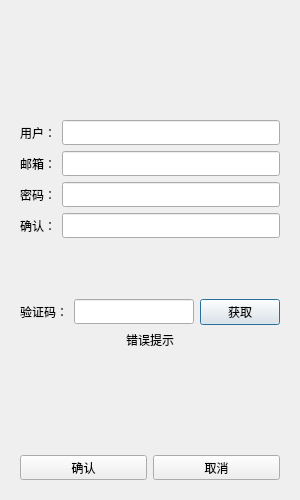
<?xml version="1.0" encoding="UTF-8"?>
<ui version="4.0">
 <class>RegisterDialog</class>
 <widget class="QDialog" name="RegisterDialog">
  <property name="geometry">
   <rect>
    <x>0</x>
    <y>0</y>
    <width>300</width>
    <height>500</height>
   </rect>
  </property>
  <property name="minimumSize">
   <size>
    <width>300</width>
    <height>500</height>
   </size>
  </property>
  <property name="maximumSize">
   <size>
    <width>300</width>
    <height>500</height>
   </size>
  </property>
  <property name="windowTitle">
   <string>Dialog</string>
  </property>
  <layout class="QVBoxLayout" name="verticalLayout">
   <item>
    <layout class="QVBoxLayout" name="verticalLayout_2">
     <item>
      <widget class="QStackedWidget" name="stackedWidget">
       <property name="currentIndex">
        <number>0</number>
       </property>
       <widget class="QWidget" name="page_2">
        <layout class="QVBoxLayout" name="verticalLayout_4">
         <item>
          <spacer name="verticalSpacer_4">
           <property name="orientation">
            <enum>Qt::Vertical</enum>
           </property>
           <property name="sizeHint" stdset="0">
            <size>
             <width>18</width>
             <height>133</height>
            </size>
           </property>
          </spacer>
         </item>
         <item>
          <layout class="QHBoxLayout" name="horizontalLayout_11">
           <item>
            <widget class="QLabel" name="user_label">
             <property name="sizePolicy">
              <sizepolicy hsizetype="Preferred" vsizetype="Fixed">
               <horstretch>0</horstretch>
               <verstretch>0</verstretch>
              </sizepolicy>
             </property>
             <property name="minimumSize">
              <size>
               <width>0</width>
               <height>25</height>
              </size>
             </property>
             <property name="maximumSize">
              <size>
               <width>16777215</width>
               <height>25</height>
              </size>
             </property>
             <property name="text">
              <string>用户：</string>
             </property>
            </widget>
           </item>
           <item>
            <widget class="QLineEdit" name="user_edit">
             <property name="minimumSize">
              <size>
               <width>0</width>
               <height>25</height>
              </size>
             </property>
             <property name="maximumSize">
              <size>
               <width>16777215</width>
               <height>25</height>
              </size>
             </property>
            </widget>
           </item>
          </layout>
         </item>
         <item>
          <layout class="QHBoxLayout" name="horizontalLayout_7">
           <item>
            <widget class="QLabel" name="email_label">
             <property name="sizePolicy">
              <sizepolicy hsizetype="Preferred" vsizetype="Fixed">
               <horstretch>0</horstretch>
               <verstretch>0</verstretch>
              </sizepolicy>
             </property>
             <property name="minimumSize">
              <size>
               <width>0</width>
               <height>25</height>
              </size>
             </property>
             <property name="maximumSize">
              <size>
               <width>16777215</width>
               <height>25</height>
              </size>
             </property>
             <property name="text">
              <string>邮箱：</string>
             </property>
            </widget>
           </item>
           <item>
            <widget class="QLineEdit" name="email_edit">
             <property name="minimumSize">
              <size>
               <width>0</width>
               <height>25</height>
              </size>
             </property>
             <property name="maximumSize">
              <size>
               <width>16777215</width>
               <height>25</height>
              </size>
             </property>
            </widget>
           </item>
          </layout>
         </item>
         <item>
          <layout class="QHBoxLayout" name="horizontalLayout_10">
           <item>
            <widget class="QLabel" name="password_label">
             <property name="sizePolicy">
              <sizepolicy hsizetype="Preferred" vsizetype="Fixed">
               <horstretch>0</horstretch>
               <verstretch>0</verstretch>
              </sizepolicy>
             </property>
             <property name="minimumSize">
              <size>
               <width>0</width>
               <height>25</height>
              </size>
             </property>
             <property name="maximumSize">
              <size>
               <width>16777215</width>
               <height>25</height>
              </size>
             </property>
             <property name="text">
              <string>密码：</string>
             </property>
            </widget>
           </item>
           <item>
            <widget class="QLineEdit" name="password_edit">
             <property name="minimumSize">
              <size>
               <width>0</width>
               <height>25</height>
              </size>
             </property>
             <property name="maximumSize">
              <size>
               <width>16777215</width>
               <height>25</height>
              </size>
             </property>
            </widget>
           </item>
          </layout>
         </item>
         <item>
          <layout class="QHBoxLayout" name="horizontalLayout_9">
           <item>
            <widget class="QLabel" name="pass2_label">
             <property name="sizePolicy">
              <sizepolicy hsizetype="Preferred" vsizetype="Fixed">
               <horstretch>0</horstretch>
               <verstretch>0</verstretch>
              </sizepolicy>
             </property>
             <property name="minimumSize">
              <size>
               <width>0</width>
               <height>25</height>
              </size>
             </property>
             <property name="maximumSize">
              <size>
               <width>16777215</width>
               <height>25</height>
              </size>
             </property>
             <property name="text">
              <string>确认：</string>
             </property>
            </widget>
           </item>
           <item>
            <widget class="QLineEdit" name="pass2_edit_">
             <property name="minimumSize">
              <size>
               <width>0</width>
               <height>25</height>
              </size>
             </property>
             <property name="maximumSize">
              <size>
               <width>16777215</width>
               <height>25</height>
              </size>
             </property>
            </widget>
           </item>
          </layout>
         </item>
         <item>
          <spacer name="verticalSpacer_7">
           <property name="orientation">
            <enum>Qt::Vertical</enum>
           </property>
           <property name="sizeHint" stdset="0">
            <size>
             <width>18</width>
             <height>87</height>
            </size>
           </property>
          </spacer>
         </item>
         <item>
          <layout class="QHBoxLayout" name="horizontalLayout_12">
           <item>
            <widget class="QLabel" name="varify_label">
             <property name="sizePolicy">
              <sizepolicy hsizetype="Preferred" vsizetype="Fixed">
               <horstretch>0</horstretch>
               <verstretch>0</verstretch>
              </sizepolicy>
             </property>
             <property name="minimumSize">
              <size>
               <width>0</width>
               <height>25</height>
              </size>
             </property>
             <property name="maximumSize">
              <size>
               <width>16777215</width>
               <height>25</height>
              </size>
             </property>
             <property name="text">
              <string>验证码：</string>
             </property>
            </widget>
           </item>
           <item>
            <widget class="QLineEdit" name="varify_edit">
             <property name="minimumSize">
              <size>
               <width>0</width>
               <height>25</height>
              </size>
             </property>
             <property name="maximumSize">
              <size>
               <width>16777215</width>
               <height>25</height>
              </size>
             </property>
            </widget>
           </item>
           <item>
            <widget class="QPushButton" name="get_code_btn">
             <property name="text">
              <string>获取</string>
             </property>
            </widget>
           </item>
          </layout>
         </item>
         <item>
          <widget class="QLabel" name="err_tip">
           <property name="text">
            <string>错误提示</string>
           </property>
           <property name="alignment">
            <set>Qt::AlignCenter</set>
           </property>
          </widget>
         </item>
         <item>
          <spacer name="verticalSpacer_8">
           <property name="orientation">
            <enum>Qt::Vertical</enum>
           </property>
           <property name="sizeHint" stdset="0">
            <size>
             <width>19</width>
             <height>133</height>
            </size>
           </property>
          </spacer>
         </item>
         <item>
          <layout class="QHBoxLayout" name="horizontalLayout_8">
           <item>
            <widget class="QPushButton" name="confirm_btn">
             <property name="minimumSize">
              <size>
               <width>0</width>
               <height>25</height>
              </size>
             </property>
             <property name="maximumSize">
              <size>
               <width>16777215</width>
               <height>25</height>
              </size>
             </property>
             <property name="text">
              <string>确认</string>
             </property>
            </widget>
           </item>
           <item>
            <widget class="QPushButton" name="cancel_btn">
             <property name="minimumSize">
              <size>
               <width>0</width>
               <height>25</height>
              </size>
             </property>
             <property name="maximumSize">
              <size>
               <width>16777215</width>
               <height>25</height>
              </size>
             </property>
             <property name="text">
              <string>取消</string>
             </property>
            </widget>
           </item>
          </layout>
         </item>
        </layout>
       </widget>
       <widget class="QWidget" name="page">
        <layout class="QVBoxLayout" name="verticalLayout_3"/>
       </widget>
      </widget>
     </item>
    </layout>
   </item>
  </layout>
 </widget>
 <resources/>
 <connections/>
</ui>
